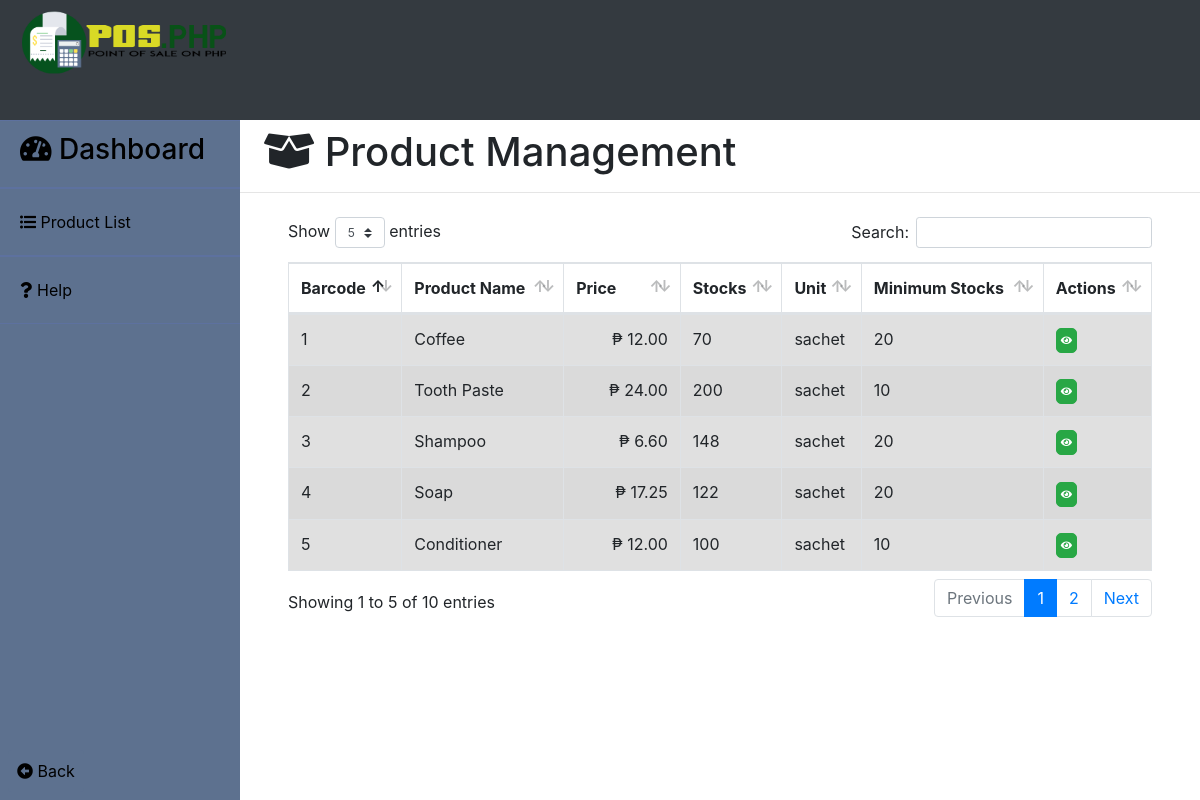
The app's page /employee/inventory.php (signed in) with its own data.
### tables this page shows
CREATE TABLE `products` (
  `product_no` varchar(50) NOT NULL,
  `product_name` varchar(30) DEFAULT NULL,
  `sell_price` decimal(18,2) DEFAULT NULL,
  `quantity` int(11) DEFAULT NULL,
  `unit` varchar(30) DEFAULT NULL,
  `min_stocks` int(11) DEFAULT NULL,
  `remarks` text DEFAULT NULL,
  `location` varchar(50) DEFAULT NULL,
  `images` varchar(30) DEFAULT NULL
);

### employee/inventory.php (the view, shortened to what this page needs)
<?php
	include("../server/connection.php");
	$sql = "SELECT * FROM products";
	$result	= mysqli_query($db, $sql);
?>
<!DOCTYPE html>
<html>
<head>
	<?php include('../templates/head1.php');?>
</head>
<body>
	<div class="contain h-100">
		<?php include('../employee/base2.php');?>
		<div>
			<h1 class="ml-4 pt-2"><i class="fas fa-box-open"></i> Product Management</h1>
			<hr>
			<div class="table-responsive mt-4 pl-5 pr-5">
			<table class="table table-striped table-bordered" id="product_table" style="margin-top: -22px;">
				<thead>
					<tr>
						<th scope="col" class="column-text">Barcode</th>
						<th scope="col" class="column-text">Product Name</th>
						<th scope="col" class="column-text">Price</th>
						<th scope="col" class="column-text">Stocks</th>
						<th scope="col" class="column-text">Unit</th>
						<th scope="col" class="column-text">Minimum Stocks</th>
						<th scope="col" class="column-text">Actions</th>
					</tr>
				</thead>
				<tbody class="table-hover">
					<?php
						while($row = mysqli_fetch_assoc($result)){
				  	?>
					<tr class="table-active">
						<td><?php echo $row['product_no'];?></td>
						<td><?php echo $row['product_name'];?></td>
						<td align="right">₱&nbsp<?php echo $row['sell_price'];?></td>
						<td><?php echo $row['quantity'];?></td>
						<td><?php echo $row['unit'];?></td>
						<td><?php echo $row['min_stocks'];?></td>
						<td>
							<button type="button" name="view" style='font-size:10px; border-radius:5px;padding:4px;' id="<?php echo $row['product_no'];?>" class="btn btn-success view_data"><i class="fas fa-eye"></i></button>
						</td>
					</tr>
					<?php } ?>
				</tbody>
			</table>
			</div>
		</div>
	</div>
</body>
</html>

### records on screen
products: product_no "1", product_name "Coffee", sell_price "12.00", quantity "70", unit "sachet", min_stocks "20"
products: product_no "2", product_name "Tooth Paste", sell_price "24.00", quantity "200", unit "sachet", min_stocks "10"
products: product_no "3", product_name "Shampoo", sell_price "6.60", quantity "148", unit "sachet", min_stocks "20"
products: product_no "4", product_name "Soap", sell_price "17.25", quantity "122", unit "sachet", min_stocks "20"
products: product_no "5", product_name "Conditioner", sell_price "12.00", quantity "100", unit "sachet", min_stocks "10"
